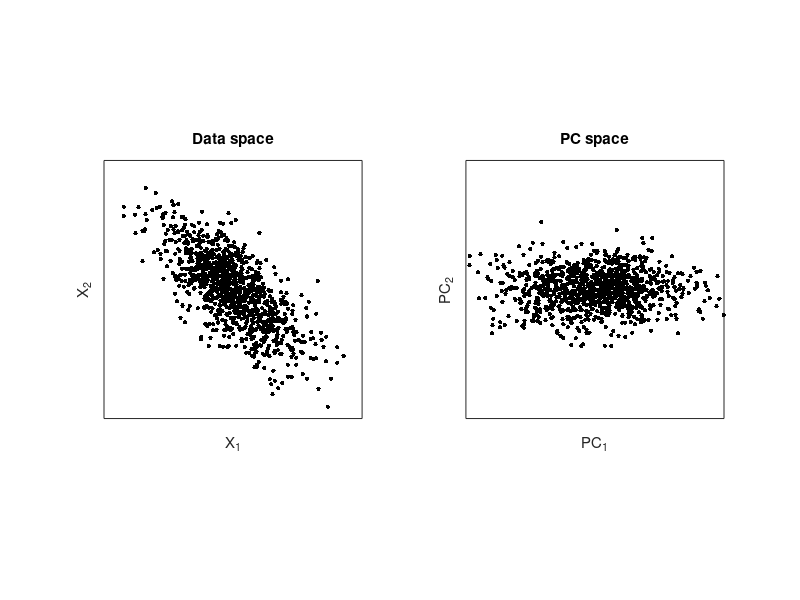

Source code (MATLAB): (Note: this script raises an error after producing the figure.)
%% PCA
%% Create Data
N = 1000;

% Data
x = [ 1*randn(N,1) .4*randn(N,1) ];

% Rotation matrix
th = pi/4;
R1 = [ cos(th) -sin(th); sin(th) cos(th) ];

% Rotate data
y = x*R1;

% Plot
figure(1)
subplot(121)
axlim = [-1.1 1.1]*max(abs(y(:))); % axis limits
plot(y(:,1),y(:,2),'k.','markersize',10)
set(gca,'xlim',axlim,'ylim',axlim,'xtick',[],'ytick',[])
xlabel('X_1'), ylabel('X_2')
axis square
title('Data space')

%% PCA
% PCA using built-in function
[coeffs,pcscores] = pca(y);

% Plot
subplot(122)
plot(pcscores(:,1),pcscores(:,2),'k.','markersize',10)
set(gca,'xlim',axlim,'ylim',axlim,'xtick',[],'ytick',[])
xlabel('PC_1'), ylabel('PC_2')
axis square
title('PC space')

%% Dimension Reduction

spikes = csvread('spikes.csv');

figure(2)
subplot(511)
plot(mean(spikes,1))

subplot(5,1,2:5)
imagesc(spikes)
xlabel('Time points')

% PCA
[coeffs,pcscores,~,~,explVar] = pca(spikes);

% Show the scree plot (a.k.a. eigenspectrum)
figure(3)
subplot(221)
plot(explVar,'kp-','markerfacecolor','k','markersize',15)
xlabel('Component number')
ylabel('Percent variance explained')

subplot(222)
plot(cumsum(explVar),'kp-','markerfacecolor','k','markersize',15)
xlabel('Component number')
ylabel('Cumulative percent variance explained')


% Show the PC weights for the top two components
subplot(212)
plot(coeffs(:,1:2),'linew',3)
xlabel('Time')
legend({'Comp 1';'Comp 2'})
title('PC weights (coefficients)')


% Show the PC scores
figure(4)
plot(pcscores(:,1),pcscores(:,2),'k.','markersize',2)
xlabel('PC_1'), ylabel('PC_2')
axis square
title('PC space')

%% end.